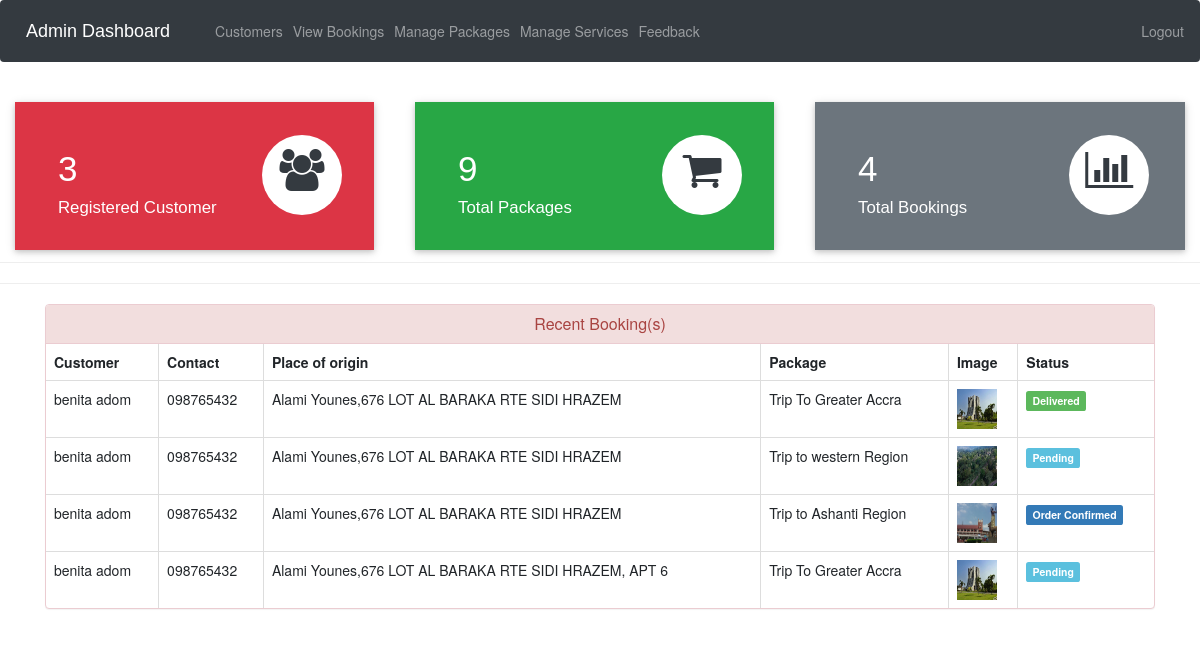
/admin-dashboard (signed in), run on the app's committed database.
### ecom/models.py (models this page shows, shortened)
class Customer(models.Model):
    user=models.OneToOneField(User,on_delete=models.CASCADE)
    profile_pic= models.ImageField(upload_to='profile_pic/CustomerProfilePic/',null=True,blank=True)
    address = models.CharField(max_length=40)
    mobile = models.CharField(max_length=20,null=False)
    @property
    def get_name(self):
        return self.user.first_name+" "+self.user.last_name

class Orders(models.Model):
    STATUS =(
        ('Pending','Pending'),
        ('Confirmed',' Confirmed'),
        ('Tour Started','Tour Started'),
        ('Tour Ended','Tour Ended'),
    )
    customer=models.ForeignKey('Customer', on_delete=models.CASCADE,null=True)
    product=models.ForeignKey('Product',on_delete=models.CASCADE,null=True)
    email = models.CharField(max_length=50,null=True)
    address = models.CharField(max_length=500,null=True)
    mobile = models.CharField(max_length=20,null=True)
    order_date= models.DateField(auto_now_add=True,null=True)
    status=models.CharField(max_length=50,null=True,choices=STATUS)

class Product(models.Model):
    name = models.CharField(max_length=40)
    product_image = models.ImageField(upload_to='product_image/', null=True, blank=True)
    price = models.PositiveIntegerField()
    detailed_description = models.CharField(max_length=2000 ,default='Fill in ')
    short_description = models.CharField(max_length=40)

### ecom/views.py (the view)
# urls.py: path('admin-dashboard', views.admin_dashboard_view,name='admin-dashboard'),
@login_required(login_url='adminlogin')
def admin_dashboard_view(request):
    customercount=models.Customer.objects.all().count()
    productcount=models.Product.objects.all().count()
    ordercount=models.Orders.objects.all().count()
    orders=models.Orders.objects.all()
    ordered_products=[]
    ordered_bys=[]
    for order in orders:
        ordered_product=models.Product.objects.all().filter(id=order.product.id)
        ordered_by=models.Customer.objects.all().filter(id = order.customer.id)
        ordered_products.append(ordered_product)
        ordered_bys.append(ordered_by)
    mydict={
    'customercount':customercount,
    'productcount':productcount,
    'ordercount':ordercount,
    'data':zip(ordered_products,ordered_bys,orders),
    }
    return render(request,'ecom/admin_dashboard.html',context=mydict)

### templates/ecom/admin_dashboard.html
{% extends 'ecom/admin_base.html' %}
{% load static %}
{% block content %}
<br>
{%include 'ecom/admin_dashboard_cards.html'%}
<br><br><br><br><br>
<hr><hr>
<div class="container" >
    <div class="panel panel-danger" >
      <div class="panel-heading" style="text-align:center;">
        <h6 class="panel-title">Recent Booking(s)</h6>
      </div>
      <table class="table table-hover table-bordered" id="dev-table">
        <thead>
          <tr>
            <th>Customer</th>
            <th>Contact</th>
            <th>Place of origin</th>
            <th>Package</th>
            <th>Image</th>
            <th>Status</th>
          </tr>
        </thead>
        {% for product,customer,order in data %}
        <tr>
          {% for c in customer %}
          <td> {{c.get_name}}</td>
          <td>{{c.mobile}}</td>
          <td>{{order.address}}</td>
          {% endfor %}
          {% for p in product %}
          <td> {{p.name}}</td>
          <td> <img src="{% static p.product_image.url %}" alt="Profile Pic" height="40px" width="40px" /></td>
          {% if order.status == 'Pending'%}
          <td> <span class="label label-info">{{order.status}}</span></td>
          {% elif order.status == 'Delivered' %}
          <td> <span class="label label-success">{{order.status}}</span></td>
          {% elif order.status == 'Out for Delivery' %}
          <td> <span class="label label-warning">{{order.status}}</span></td>
          {%else%}
            <td> <span class="label label-primary">{{order.status}}</span></td>
          {%endif%}
          {% endfor %}
        </tr>
        {% endfor %}
      </table>
  </div>
</div>
{% endblock content %}

### data on the page
Orders: address "Alami Younes,676 LOT AL BARAKA RTE SIDI HRAZEM", status "Delivered"
Customer: get_name "benita adom", mobile "098765432"
Product: name "Trip To Greater Accra", product_image (picture)
Orders: address "Alami Younes,676 LOT AL BARAKA RTE SIDI HRAZEM", status "Pending"
Product: name "Trip to western Region", product_image (picture)
Orders: address "Alami Younes,676 LOT AL BARAKA RTE SIDI HRAZEM", status "Order Confirmed"
Product: name "Trip to Ashanti Region", product_image (picture)
Orders: address "Alami Younes,676 LOT AL BARAKA RTE SIDI HRAZEM, APT 6", status "Pending"

### other printed values
{{ customercount }} "3"
{{ productcount }} "9"
{{ ordercount }} "4"
